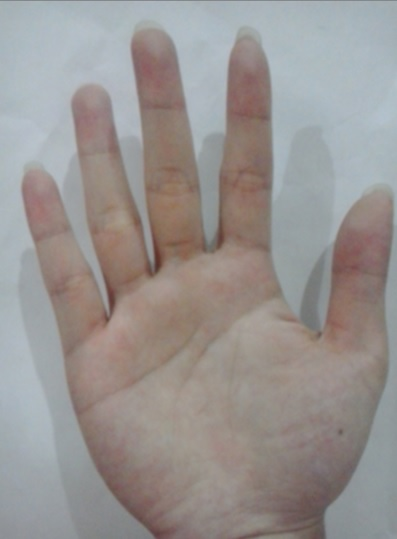
#> input picture images/mano.jpg, 397 x 539 px
$ python Canny.py
#> lines starting #> are read from the running program, lines starting #| are printed output that depends on the picture
import cv2 as cv
import numpy as np
import sys

image = cv.imread('./images/mano.jpg',cv.IMREAD_GRAYSCALE)
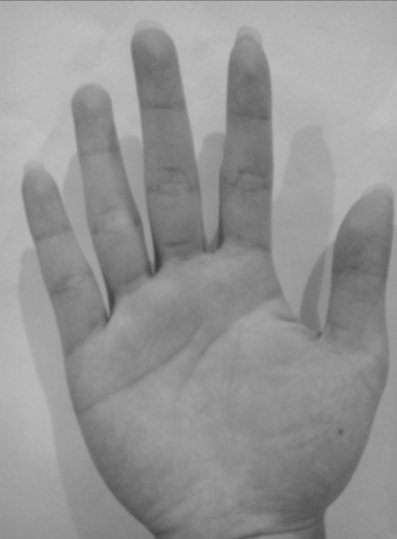
#> image: shape (539, 397); min 58, max 194, mean 148.7


canny = cv.Canny(image, 70, 50)
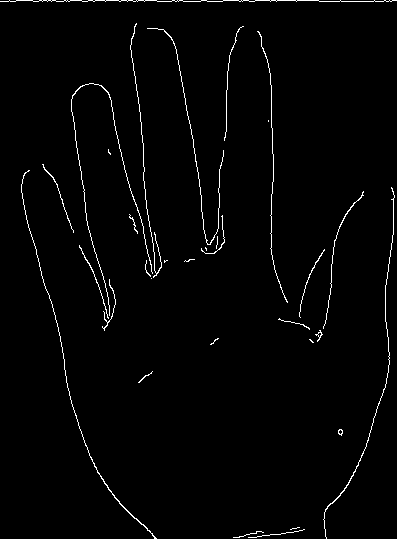
#> canny: shape (539, 397); 1.7% white in thin lines or dots

cv.imshow('original', image)
cv.imshow('canny', canny)


cv.waitKey(0)
